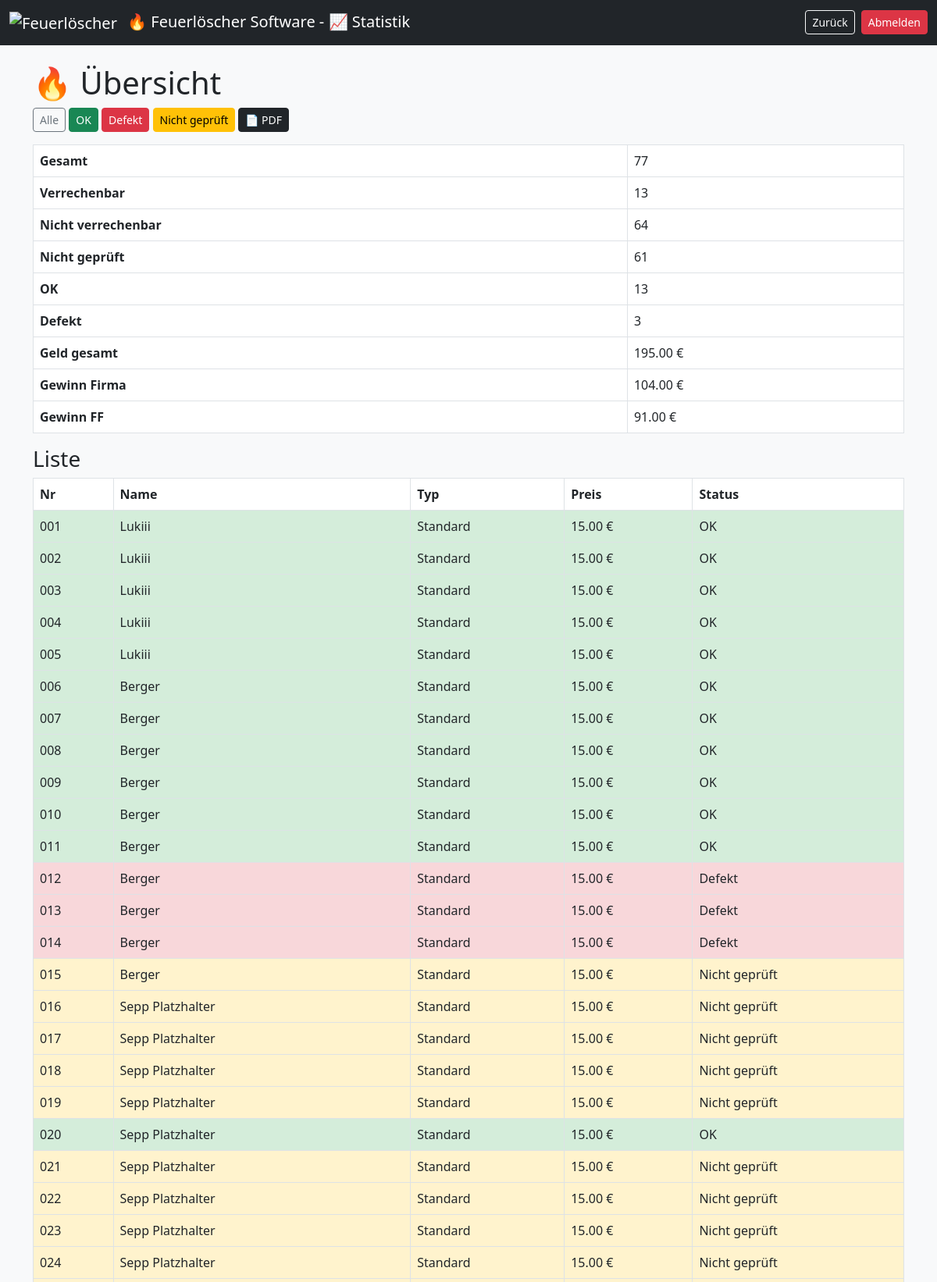
Screenshot of /statistik.php (signed in, upper part) with the database file from the repository.
### tables this page shows
CREATE TABLE loescher (
    id INTEGER PRIMARY KEY AUTOINCREMENT,
    nummer TEXT UNIQUE,
    name TEXT,
    zeitstempel TEXT,
    typ TEXT,
    preis REAL,
    loeschertyp TEXT,
    menge REAL,
    einheit TEXT,
    etikett_gedruckt INTEGER,
    abholschein_gedruckt INTEGER,
    bezahlt INTEGER,
    geprueft INTEGER,
    abgeholt INTEGER,
    defekt INTEGER,
    info TEXT,
    active INTEGER
);

### statistik.php (the view, shortened to what this page needs)
<?php
$db = getDB();
$statusFilter = $_GET['status'] ?? 'alle';
$result = $db->query("SELECT * FROM loescher WHERE active=1");
$allLoscher = [];
while ($row = $result->fetchArray(SQLITE3_ASSOC)) {
    $allLoscher[] = $row;
}
$stats = [
    'gesamt' => 0,
    'verrechenbar' => 0,
    'nicht_verrechenbar' => 0,
    'ok' => 0,
    'defekt' => 0,
    'nicht_geprueft' => 0
];
$gesamtVollerPreis = 0;
function getPreis($typ) {
    switch ($typ) {
        case 'Standard': return PREIS_STANDARD;
    }
}
$gefilterteLoscher = [];
foreach ($allLoscher as $l) {
    if ($l['defekt']) {
        $status = 'defekt';
        $statusText = 'Defekt';
    } elseif (!$l['geprueft']) {
        $status = 'nicht';
        $statusText = 'Nicht geprüft';
    } else {
        $status = 'ok';
        $statusText = 'OK';
    }
    $vollpreis = getPreis($l['typ']);
    $istVerrechenbar = (
        !$l['defekt'] &&
        $l['bezahlt'] &&
        $l['typ'] !== 'Gratis' &&
        $l['geprueft']
    );
    $stats['gesamt']++;
    if ($status === 'defekt') $stats['defekt']++;
    elseif ($status === 'ok') $stats['ok']++;
    elseif ($status === 'nicht') $stats['nicht_geprueft']++;
    if ($istVerrechenbar) {
        $stats['verrechenbar']++;
        $gesamtVollerPreis += $vollpreis;
    } else {
        $stats['nicht_verrechenbar']++;
    }
    $l['statusText'] = $statusText;
    $l['vollpreis'] = $vollpreis;
    $gefilterteLoscher[] = $l;
}
$gesamtGewinnFirma = $stats['verrechenbar'] * PREIS_RABATT;
$gesamtGewinnFF = $gesamtVollerPreis - $gesamtGewinnFirma;
?>
<!DOCTYPE html>
<html>
<head>
<link href="https://cdn.jsdelivr.net/npm/bootstrap@5.3.0/dist/css/bootstrap.min.css" rel="stylesheet">
</head>
<body class="bg-light">
<nav class="navbar navbar-expand-lg navbar-dark bg-dark">
    <div class="container-fluid">
        <span class="navbar-brand">
            <img src="./images/Feuerlöscher.ico" alt="Feuerlöscher" width="24" height="24" class="me-2">
            &#128293; Feuerlöscher Software - &#128200; Statistik
        </span>
        <div class="d-flex gap-2">
            <a href="index.php" class="btn btn-outline-light btn-sm">
                Zurück
            </a>
            <a href="?logout=1" class="btn btn-danger btn-sm">
                Abmelden
            </a>
        </div>
    </div>
</nav>
<?
    function status_link_resolver($status = "", $text = "") {
        $selectedStatus = "alle";
        $btncls = "";
        switch($status) {
            case "":
            case "alle":
                $btncls = "secondary";
                break;
            case "ok":
                $btncls = "success";
                break;
            case "defekt":
                $btncls = "danger";
                break;
            case "nicht":
                $btncls = "warning";
                break;
        }
        $fullbtncls = "";
        if($selectedStatus == $status) {
            $fullbtncls = "btn-outline-" . $btncls;
        } else {
            $fullbtncls = "btn-" . $btncls;
        }
        echo '<a href="?status=' . $status . '" class="btn ' . $fullbtncls . ' btn-sm">' . $text . "</a>";
    }
?>
<div class="container mt-4">
    <h1>&#128293; Übersicht</h1>
    <div class="mb-3">
        <?= status_link_resolver("alle", "Alle"); ?>
        <?= status_link_resolver("ok", "OK"); ?>
        <?= status_link_resolver("defekt", "Defekt"); ?>
        <?= status_link_resolver("nicht", "Nicht geprüft"); ?>
        <a href="statistik_export_pdf.php?status=<?= $statusFilter ?>"
           target="_blank"
           rel="noopener noreferrer"
           class="btn btn-dark btn-sm">
           📄 PDF
        </a>
    </div>
    <table class="table table-bordered w-100">
        <tr><th>Gesamt</th><td><?= $stats['gesamt'] ?></td></tr>
        <tr><th>Verrechenbar</th><td><?= $stats['verrechenbar'] ?></td></tr>
        <tr><th>Nicht verrechenbar</th><td><?= $stats['nicht_verrechenbar'] ?></td></tr>
        <tr><th>Nicht geprüft</th><td><?= $stats['nicht_geprueft'] ?></td></tr>
        <tr><th>OK</th><td><?= $stats['ok'] ?></td></tr>
        <tr><th>Defekt</th><td><?= $stats['defekt'] ?></td></tr>
        <tr><th>Geld gesamt</th><td><?= number_format($gesamtVollerPreis,2) ?> €</td></tr>
        <tr><th>Gewinn Firma</th><td><?= number_format($gesamtGewinnFirma,2) ?> €</td></tr>
        <tr><th>Gewinn FF</th><td><?= number_format($gesamtGewinnFF,2) ?> €</td></tr>
    </table>
    <h3>Liste</h3>
    <table class="table table-bordered">
    <thead>
        <tr>
            <th>Nr</th>
            <th>Name</th>
            <th>Typ</th>
            <th>Preis</th>
            <th>Status</th>
        </tr>
    </thead>
    <tbody>
        <?php foreach ($gefilterteLoscher as $v): ?>
            <?php
            if ($v['defekt']) {
                $class = 'status-defekt';
            } elseif (!$v['geprueft']) {
                $class = 'status-nicht';
            } else {
                $class = 'status-ok';
            }
            ?>
            <tr>
                <td class="<?= $class ?>"><?= sprintf("%03d", $v['nummer']) ?></td>
                <td class="<?= $class ?>"><?= htmlspecialchars($v['name']) ?></td>
                <td class="<?= $class ?>"><?= htmlspecialchars($v['typ']) ?></td>
                <td class="<?= $class ?>"><?= number_format($v['vollpreis'],2) ?> €</td>
                <td class="<?= $class ?>"><?= $v['statusText'] ?></td>
            </tr>
        <?php endforeach; ?>
    </tbody>
</table>
</div>
</body>
</html>

### statistik.php (style rules this page uses)
.status-ok { background-color: #d4edda !important; }
.status-defekt { background-color: #f8d7da !important; }
.status-nicht { background-color: #fff3cd !important; }
td { vertical-align: middle; }

### rows the page displays
loescher: nummer "001", name "Lukiii", typ "Standard", preis "15.00", statusText "OK"
loescher: nummer "002", name "Lukiii", typ "Standard", preis "15.00", statusText "OK"
loescher: nummer "003", name "Lukiii", typ "Standard", preis "15.00", statusText "OK"
loescher: nummer "004", name "Lukiii", typ "Standard", preis "15.00", statusText "OK"
loescher: nummer "005", name "Lukiii", typ "Standard", preis "15.00", statusText "OK"
loescher: nummer "006", name "Berger", typ "Standard", preis "15.00", statusText "OK"
loescher: nummer "007", name "Berger", typ "Standard", preis "15.00", statusText "OK"
loescher: nummer "008", name "Berger", typ "Standard", preis "15.00", statusText "OK"
loescher: nummer "009", name "Berger", typ "Standard", preis "15.00", statusText "OK"
loescher: nummer "010", name "Berger", typ "Standard", preis "15.00", statusText "OK"
loescher: nummer "011", name "Berger", typ "Standard", preis "15.00", statusText "OK"
loescher: nummer "012", name "Berger", typ "Standard", preis "15.00", statusText "Defekt"
loescher: nummer "013", name "Berger", typ "Standard", preis "15.00", statusText "Defekt"
loescher: nummer "014", name "Berger", typ "Standard", preis "15.00", statusText "Defekt"
loescher: nummer "015", name "Berger", typ "Standard", preis "15.00", statusText "Nicht geprüft"
loescher: nummer "016", name "Sepp Platzhalter", typ "Standard", preis "15.00", statusText "Nicht geprüft"
loescher: nummer "017", name "Sepp Platzhalter", typ "Standard", preis "15.00", statusText "Nicht geprüft"
loescher: nummer "018", name "Sepp Platzhalter", typ "Standard", preis "15.00", statusText "Nicht geprüft"
loescher: nummer "019", name "Sepp Platzhalter", typ "Standard", preis "15.00", statusText "Nicht geprüft"
loescher: nummer "020", name "Sepp Platzhalter", typ "Standard", preis "15.00", statusText "OK"
loescher: nummer "021", name "Sepp Platzhalter", typ "Standard", preis "15.00", statusText "Nicht geprüft"
loescher: nummer "022", name "Sepp Platzhalter", typ "Standard", preis "15.00", statusText "Nicht geprüft"
loescher: nummer "023", name "Sepp Platzhalter", typ "Standard", preis "15.00", statusText "Nicht geprüft"
loescher: nummer "024", name "Sepp Platzhalter", typ "Standard", preis "15.00", statusText "Nicht geprüft"

### other values shown
$text "Alle OK Defekt Nicht geprüft"
$stats['gesamt'] "77"
$stats['verrechenbar'] "13"
$stats['nicht_verrechenbar'] "64"
$stats['nicht_geprueft'] "61"
$stats['ok'] "13"
$stats['defekt'] "3"
$gesamtVollerPreis "195.00"
$gesamtGewinnFirma "104.00"
$gesamtGewinnFF "91.00"
